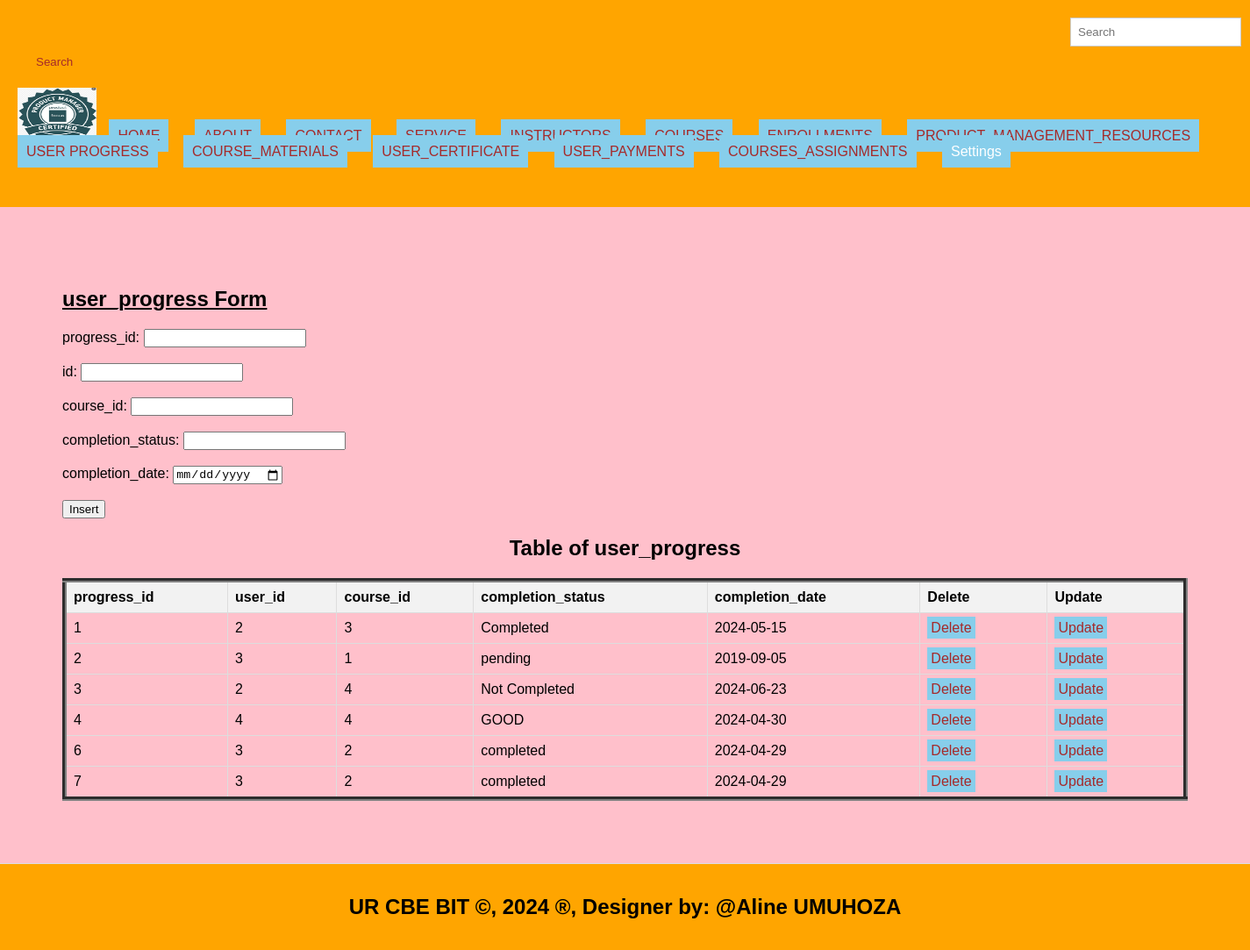
/user_progress.php, run on the app's committed database.
### tables this page shows
CREATE TABLE `user_progress` (
  `progress_id` int(11) NOT NULL,
  `id` int(11) DEFAULT NULL,
  `course_id` int(11) DEFAULT NULL,
  `completion_status` varchar(100) DEFAULT NULL,
  `completion_date` date DEFAULT NULL
);

### user_progress.php (the view, shortened to what this page needs)
<!DOCTYPE html>
<html lang="en">
<head>
  <link rel="stylesheet" type="text/css" href="style.css" title="style 1" media="screen, tv, projection, handheld, print"/>
  </head>
  <header>
<body bgcolor="pink">
  <form class="d-flex" role="search" action="search.php">
      <input class="form-control me-2" type="search" placeholder="Search" aria-label="Search" name="query">
      <button class="btn btn-outline-success" type="submit">Search</button>
    </form>
  <ul style="list-style-type: none; padding: 0;">
    <li style="display: inline; margin-right: 10px;">
    <img src="./images/LOGO.png" width="90" height="60" alt="Logo">
  </li>
    <li style="display: inline; margin-right: 10px;"><a href="./home.html">HOME</a>
  </li>
    <li style="display: inline; margin-right: 10px;"><a href="./about.html">ABOUT</a>
  </li>
    <li style="display: inline; margin-right: 10px;"><a href="./contact.html">CONTACT</a>
  </li>
    <li style="display: inline; margin-right: 10px;"><a href="./Service.html">SERVICE</a>
  </li>
    <li style="display: inline; margin-right: 10px;"><a href="./instructors.php">INSTRUCTORS</a>
  </li>
    <li style="display: inline; margin-right: 10px;"><a href="./courses.php">COURSES</a>
  </li>
    <li style="display: inline; margin-right: 10px;"><a href="./enrollments.php">ENROLLMENTS</a>
  </li>
    <li style="display: inline; margin-right: 10px;"><a href="./product_management_resources.php">PRODUCT_MANAGEMENT_RESOURCES</a>
  </li>
    <li style="display: inline; margin-right: 10px;"><a href="./user_progress.php">USER PROGRESS</a>
  </li>
    <li style="display: inline; margin-right: 10px;"><a href="./course_materials.php">COURSE_MATERIALS</a>
  </li>
    <li style="display: inline; margin-right: 10px;"><a href="./user_certificates.php">USER_CERTIFICATE</a>
  </li>
  <li style="display: inline; margin-right: 10px;"><a href="./user_payments.php">USER_PAYMENTS</a>
  </li>
  <li style="display: inline; margin-right: 10px;"><a href="./course_assignments.php">COURSES_ASSIGNMENTS</a>
  </li>
    <li class="dropdown" style="display: inline; margin-right: 10px;">
      <a href="#" style="padding: 10px; color: white; background-color: skyblue; text-decoration: none; margin-right: 15px;">Settings</a>
    </li><br><br>
  </ul>
</header>
<section>
    <h1><u> user_progress Form </u></h1>
    <form method="post" onsubmit="return confirmInsert();">
        <label for="prid">progress_id:</label>
        <input type="number" id="prid" name="prid"><br><br>
        <label for="uid">id:</label>
        <input type="number" id="uid" name="uid"><br><br>
        <label for="cid">course_id:</label>
        <input type="number" id="cid" name="cid" required><br><br>
        <label for=cst>completion_status:</label>
        <input type="text" id="cst" name="cst" required><br><br>
        <label for="cdt">completion_date:</label>
        <input type="date" id="cdt" name="cdt" required><br><br>
        <input type="submit" name="add" value="Insert">
    </form>
<!DOCTYPE html>
<html>
<head>
</head>
<body>
    <center><h2>Table of user_progress</h2></center>
    <table border="5">
        <tr>
            <th>progress_id</th>
            <th>user_id</th>
            <th>course_id</th>
            <th>completion_status</th>
            <th>completion_date</th>
            <th>Delete</th>
            <th>Update</th>
        </tr>
        <?php
     include('database_connection.php');
        $sql = "SELECT * FROM user_progress";
        $result = $connection->query($sql);
        if ($result->num_rows > 0) {
            while ($row = $result->fetch_assoc()) {
                $prid = $row['progress_id'];
                echo "<tr>
                    <td>" . $row['progress_id'] . "</td>
                    <td>" . $row['id'] . "</td>
                    <td>" . $row['course_id'] . "</td>
                    <td>" . $row['completion_status'] . "</td>
                    <td>" . $row['completion_date'] . "</td>
                    <td><a style='padding:4px' href='delete_user_progress.php?progress_id=$prid'>Delete</a></td>
                    <td><a style='padding:4px' href='update_user_progress.php?progress_id=$prid'>Update</a></td>
                </tr>";
            }
        } else {
            echo "<tr><td colspan='6'>No data found</td></tr>";
        }
        ?>
    </table>
</body>
    </section>
<footer>
  <center>
    <marquee behavior='alternate'>
    <b><h2>UR CBE BIT &copy, 2024 &reg, Designer by: @Aline UMUHOZA</h2></b>
  </marquee>
  </center>
</footer>
</body>
</html>

### style.css (style rules this page uses)
body { font-family: Arial, sans-serif; margin: 0; padding: 0; }
.form-control { padding: 8px; margin-left: 4px; border: 1px solid #ccc; }
.btn { padding: 6px; background-color: orange; color: brown; border: none; }
.dropdown { position: relative; display: inline; margin-right: 10px; }
body { font-family: Arial,sans-serif; margin:0; padding:0; }
header { background-color:skyblue; padding: 20px; }
.dropdown { position: right; display:right; direction:rtl; }
section { padding:28px; border-bottom: 1px solid #ddd; }
footer { text-align: center; padding: 15px; background-color:skyblue; }

### user_progress.php (style rules this page uses)
a { padding: 10px; color: white; background-color: skyblue; text-decoration: none; margin-right: 15px; }
a:link { color: brown; }
button.btn { margin-left: 15px; margin-top: 4px; }
input.form-control { margin-left: 1200px; padding: 8px; }
header { background-color:orange; }
section { padding:71px; border-bottom: 1px solid #ddd; }
footer { text-align: center; padding: 15px; background-color:orange; }
table { width: 100%; border-collapse: collapse; }
th, td { border: 1px solid #ddd; padding: 8px; text-align: left; }
th { background-color: #f2f2f2; }

### data on the page
user_progress: progress_id "1", id "2", course "3", completion_status "Completed", completion_date "2024-05-15"
user_progress: progress_id "2", id "3", course "1", completion_status "pending", completion_date "2019-09-05"
user_progress: progress_id "3", id "2", course "4", completion_status "Not Completed", completion_date "2024-06-23"
user_progress: progress_id "4", id "4", course "4", completion_status "GOOD", completion_date "2024-04-30"
user_progress: progress_id "6", id "3", course "2", completion_status "completed", completion_date "2024-04-29"
user_progress: progress_id "7", id "3", course "2", completion_status "completed", completion_date "2024-04-29"
